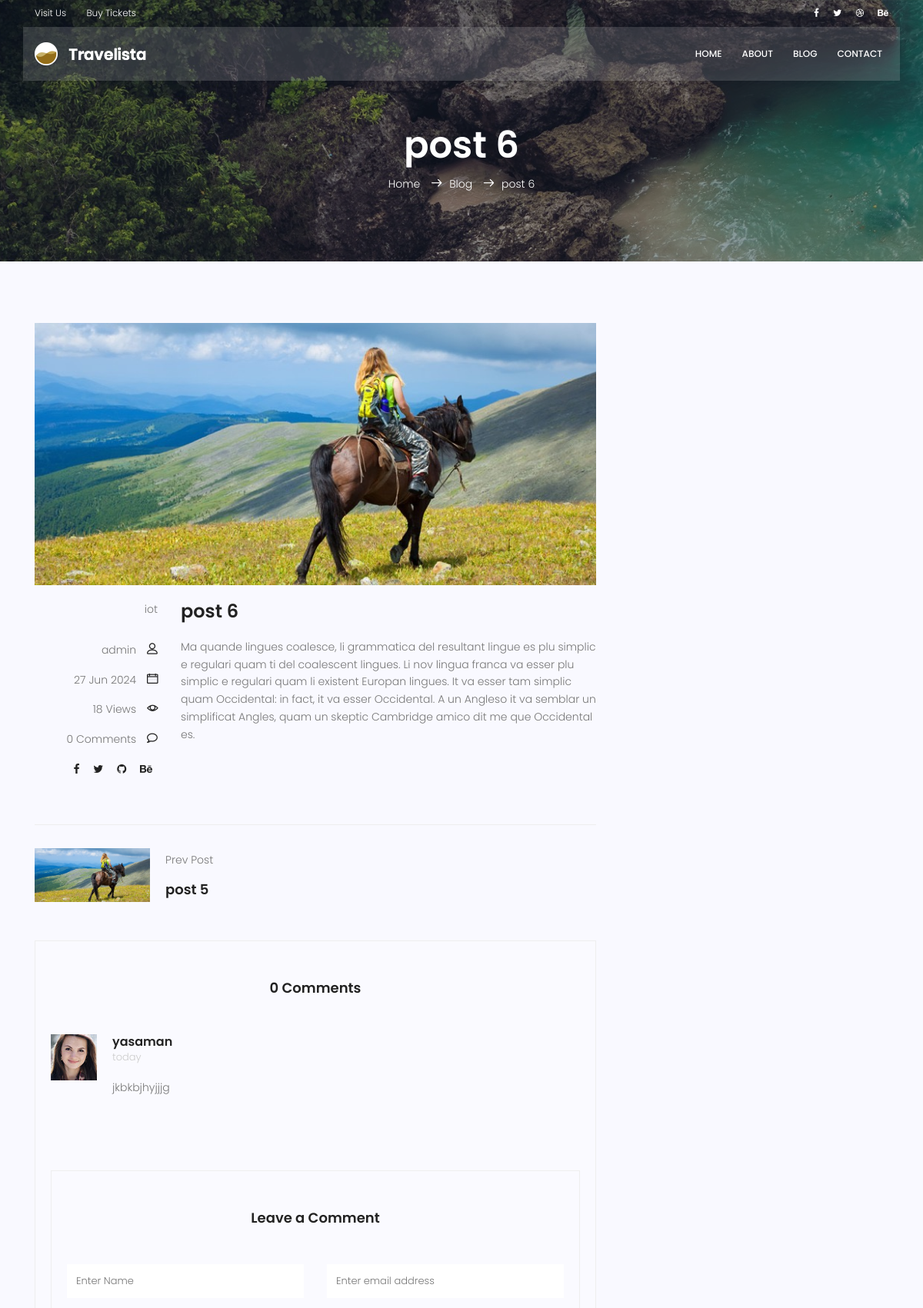
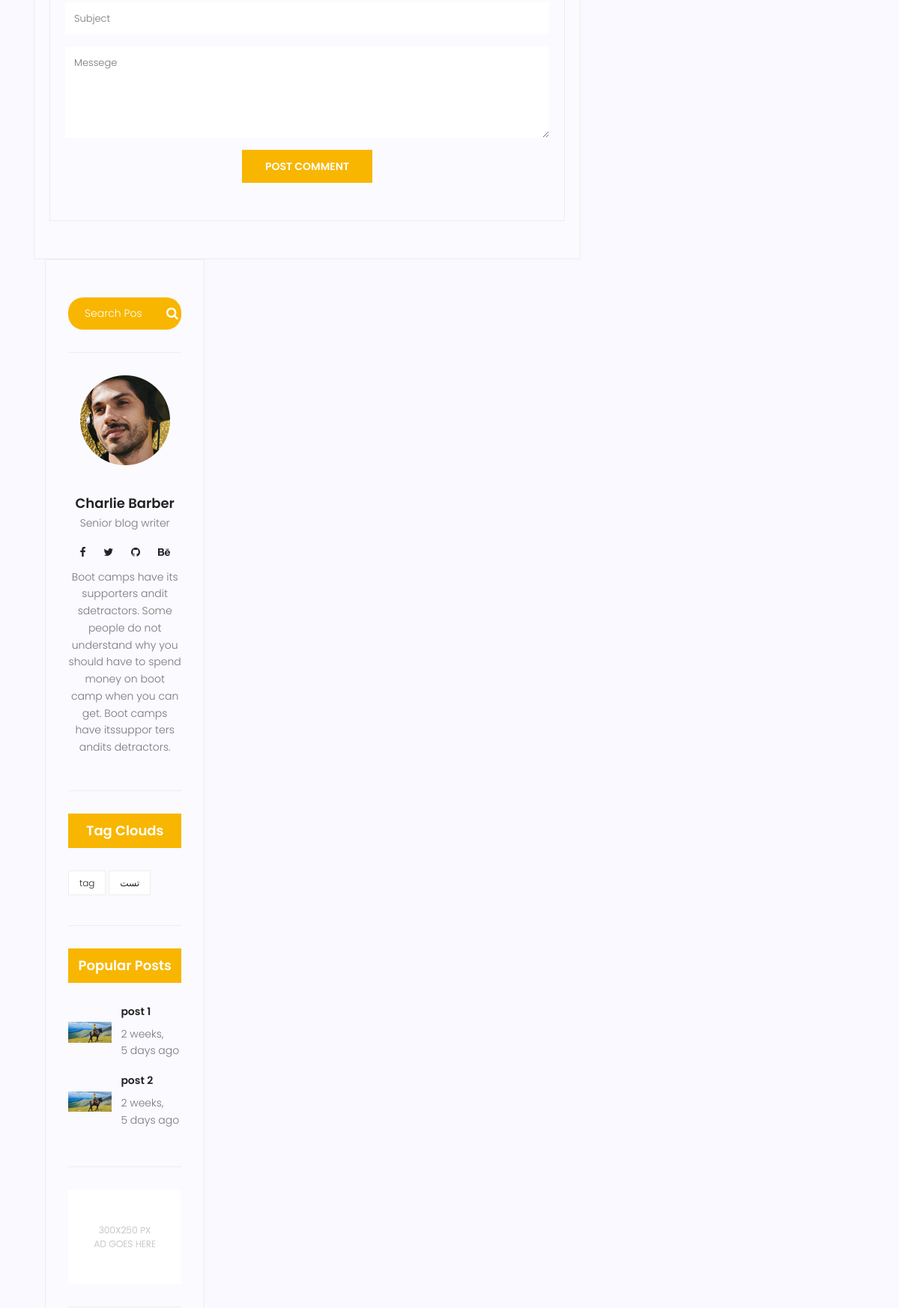
The page /blog/6/ (upper part) on the database its author committed (2 pictures, top to bottom).
### blog/models.py (models this page shows, shortened)
class Post(models.Model):
    id = models.IntegerField(primary_key=True)
    image=models.ImageField(upload_to='blog/',default='blog/default.jpg')
    author=models.ForeignKey(User, on_delete=models.SET_NULL,null=True)
    title=models.CharField(max_length=225)
    content=models.TextField()
    tags = TaggableManager()
    category=models.ManyToManyField(category)
    counted_views= models.IntegerField(default=0)
    status=models.BooleanField(default=False)
    published_date=models.DateTimeField(null=True)
    created_date=models.DateTimeField(auto_now_add=True)
    updated_date=models.DateTimeField(auto_now=True)#2024-03-30 11:10:56.530638
    class Meta:
        ordering=['-published_date']

class category(models.Model):
    name=models.CharField(max_length=225)
    def __str__(self):
        return self.name

class Comment(models.Model):
    post = models.ForeignKey(Post,on_delete=models.CASCADE)
    name = models.CharField(max_length=225)
    email = models.EmailField()
    subject = models.CharField(max_length=225)
    message = models.TextField()
    approved = models.BooleanField(default=False)
    created_date = models.DateTimeField(auto_now_add=True)
    updated_date = models.DateTimeField(auto_now=True)

### blog/views.py (the view)
# urls.py: path('<int:pid>/',blog_single,name='single'),
def blog_single(request,pid):
    post=get_object_or_404(Post,id=pid,status=1,published_date__lte=timezone.now())
    post.counted_views=post.counted_views+1
    post.save()
    next_post = Post.objects.filter(id__gt=pid,published_date__lte=timezone.now(),status=1).last()
    previous_post = Post.objects.filter(id__lt=pid,published_date__lte=timezone.now(),status=1).first()
    comments = Comment.objects.filter(post=post.id,approved=True)
    context={'post':post,'next_post':next_post,'previous_post':previous_post,'comments':comments}
    return render(request,'blog/blog-single.html',context)

### blog/templatetags/blog_tags.py (called while the page is built)
@register.inclusion_tag('blog/blog-popular-post.html')
def latestposts(arg=2):
    posts=Post.objects.filter(status=1).order_by('published_date')[:arg]
    return {'posts':posts}

@register.inclusion_tag('blog/blog-post-categories.html')
def postcategories():
    posts=Post.objects.filter(status=1)
    categories=category.objects.all()
    cat_dict={}
    for name in categories:
        cat_dict[name]=posts.filter(category=name).count()
    return {'categories':cat_dict}

### templates/blog/blog-single.html (shortened to what this page needs)
{% extends 'base.html' %}
{% load static %}
{% load blog_tags %}
{% load humanize %}
{% block content %}
<section class="relative about-banner">
	<div class="overlay overlay-bg"></div>
	<div class="container">
		<div class="row d-flex align-items-center justify-content-center">
			<div class="about-content col-lg-12">
				<h1 class="text-white">
					{{post.title}}
				</h1>
				<p class="text-white link-nav"><a href="{%url 'website:index'%}">Home </a> <span
						class="lnr lnr-arrow-right"></span><a href="{%url 'blog:index'%}">Blog </a> <span
						class="lnr lnr-arrow-right"></span>{{post.title}}</p>
			</div>
		</div>
	</div>
</section>
<section class="post-content-area single-post-area">
	<div class="container">
		<div class="row">
			<div class="col-lg-8 posts-list">
				<div class="single-post row">
					<div class="col-lg-12">
						<div class="feature-img">
							<img class="img-fluid" src="{{post.image.url}}" alt="">
						</div>
					</div>
					<div class="col-lg-3  col-md-3 meta-details">
						<ul class="tags">
							{%for cat in post.category.all%}
							{{cat.name}}{% if not forloop.last %}, {% endif %}
							{%endfor%}
						</ul>
						<div class="user-details row">
							<p class="user-name col-lg-12 col-md-12 col-6"><a href="#">{{post.author.get_full_name}}</a> <span
									class="lnr lnr-user"></span></p>
							<p class="date col-lg-12 col-md-12 col-6"><a href="#">{{post.published_date|date:'d M Y'}}</a> <span
									class="lnr lnr-calendar-full"></span></p>
							<p class="view col-lg-12 col-md-12 col-6"><a href="#">{{post.counted_views}} Views</a> <span
									class="lnr lnr-eye"></span></p>
							<p class="comments col-lg-12 col-md-12 col-6"><a href="#">{{ comment|length }} Comments</a> <span
									class="lnr lnr-bubble"></span></p>
							<ul class="social-links col-lg-12 col-md-12 col-6">
								<li><a href="#"><i class="fa fa-facebook"></i></a></li>
								<li><a href="#"><i class="fa fa-twitter"></i></a></li>
								<li><a href="#"><i class="fa fa-github"></i></a></li>
								<li><a href="#"><i class="fa fa-behance"></i></a></li>
							</ul>
						</div>
					</div>
					<div class="col-lg-9 col-md-9">
						<h3 class="mt-20 mb-20">{{post.title}}</h3>
						<p class="excert">
							{{post.content|safe}}
						</p>
					</div>
				</div>
				<div class="navigation-area">
					<div class="row">
						<div
							class="col-lg-6 col-md-6 col-12 nav-left flex-row d-flex justify-content-start align-items-center">
							<div class="thumb">
							{%if previous_post%}
								<a href="{% url 'blog:single' previous_post.id %}"><img class="img-fluid" src="{{previous_post.image.url}}" alt=""></a>
							</div>
							<div class="arrow">
								    <a href="{% url 'blog:single' previous_post.id %}"></a>
							</div>
							<div class="detials">
								<p>Prev Post</p>
								<a href="{% url 'blog:single' previous_post.id %}">
									<h4>{{previous_post.title}}</h4>
								</a>
						    {%endif%}
							</div>
						</div>
				</div>
				<div class="comments-area">
					<h4>{{ comment|length }} Comments</h4>
					{% for comment in comments %}
					<div class="comment-list">
						<div class="single-comment justify-content-between d-flex">
							<div class="user justify-content-between d-flex">
								<div class="thumb">
									<img src="{%static 'img/blog/c1.jpg'%}" alt="">
								</div>
								<div class="desc">
									<h5><a href="#">{{comment.name}}</a></h5>
									<p class="date">{{comment.created_date|naturalday}} </p>
									<p class="comment">
										{{comment.message}}
									</p>
								</div>
							</div>
						</div>
					</div>
					{% endfor %}
				<div class="comment-form">
					<h4>Leave a Comment</h4>
					<form>
						<div class="form-group form-inline">
							<div class="form-group col-lg-6 col-md-12 name">
								<input type="text" class="form-control" id="name" placeholder="Enter Name"
									onfocus="this.placeholder = ''" onblur="this.placeholder = 'Enter Name'">
							</div>
							<div class="form-group col-lg-6 col-md-12 email">
								<input type="email" class="form-control" id="email" placeholder="Enter email address"
									onfocus="this.placeholder = ''" onblur="this.placeholder = 'Enter email address'">
							</div>
						</div>
						<div class="form-group">
							<input type="text" class="form-control" id="subject" placeholder="Subject"
								onfocus="this.placeholder = ''" onblur="this.placeholder = 'Subject'">
						</div>
						<div class="form-group">
							<textarea class="form-control mb-10" rows="5" name="message" placeholder="Messege"
								onfocus="this.placeholder = ''" onblur="this.placeholder = 'Messege'"
								required=""></textarea>
						</div>
						<a href="#" class="primary-btn text-uppercase">Post Comment</a>
					</form>
				</div>
			</div>
			<div class="col-lg-4 sidebar-widgets">
				<div class="widget-wrap">
					{% include 'blog/blog-search.html' %}
					{% include 'blog/blog-writer.html' %}
					{% include 'blog/blog-tag.html' %}
					{% latestposts %}
					{% include 'blog/blog-ads.html' %}
				</div>
			</div>
		</div>
	</div>
</section>
{% endblock %}

### templates/blog/blog-tag.html
{% load static %}
<div class="single-sidebar-widget tag-cloud-widget">
    <h4 class="tagcloud-title">Tag Clouds</h4>
    <ul>
        {% for tag in post.tags.all %}
        <li><a href="{% url 'blog:tag' tag_name=tag.name %}">{{tag.name}}</a></li>
        {% endfor %}
    </ul>
</div>

### templates/blog/blog-popular-post.html
{% load static %}
{% load humanize %}
<div class="single-sidebar-widget popular-post-widget">
    <h4 class="popular-title">Popular Posts</h4>
    <div class="popular-post-list">
        {%for post in posts%}
        <div class="single-post-list d-flex flex-row align-items-center">
            <div class="thumb">
                <img class="img-fluid" src="{{post.image.url}}" alt="">
            </div>
            <div class="details">
                <a href="{% url 'blog:single' post.id %}">
                    <h6>{{post.title}}</h6>
                </a>
                <p>{{post.published_date|naturaltime}}</p>
            </div>
        </div>
        {%endfor%}
    </div>
</div>

### rows shown on the page
Post: title "post 6", image (placeholder picture), author.get_full_name "admin", published_date "27 Jun 2024", counted_views "18", content "Ma quande lingues coalesce, li grammatica del resultant lingue es plu simplic e regulari quam ti del coalescent lingues. Li nov lingua franca va esser plu simplic e regulari quam li existent Europan lingues. It va esser tam simplic quam Occidental: in fact, it va esser Occidental. A un Angleso it va semblar un simplificat Angles, quam un skeptic Cambridge amico dit me que Occidental es."
category: name "iot"
Post: image (placeholder picture), title "post 5"
Comment: name "yasaman", created_date "today", message "jkbkbjhyjjjg"
Tag: name "tag"
Tag: name "تست"
Post: image (placeholder picture), title "post 1", published_date "2 weeks, 5 days ago"
Post: image (placeholder picture), title "post 2", published_date "2 weeks, 5 days ago"

### other values the page prints
{{ comment|length }} "0"
